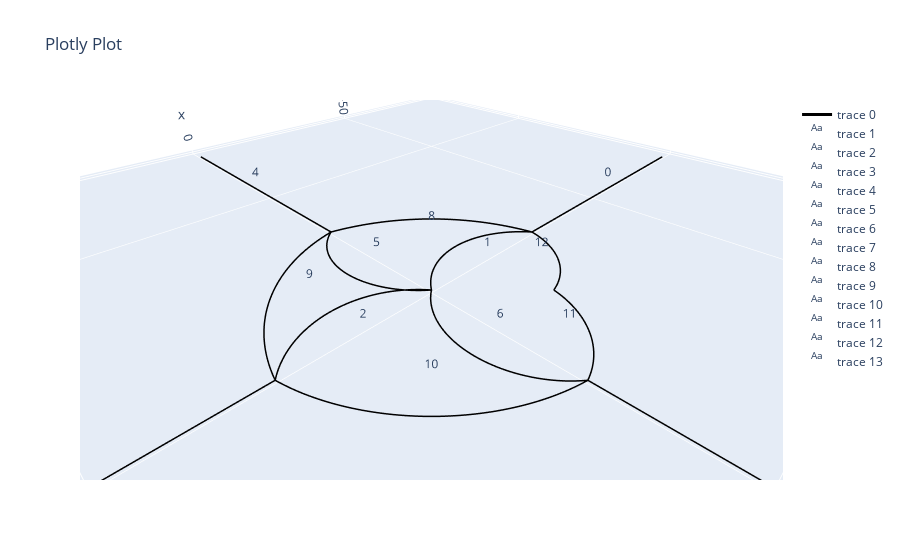

The cell this chart's notebook holds for it:
### Markdown cell above
### Step 3: Define elements as a curves

### Code cell
# Scale down the web with network.l_scalar
reference_point = [0,0,0]                         # The network will be scaler relative to this point
net.scale_vertices(reference_point, net.l_scalar) # If you don't provide a scalar, it will use network.l_scalar automatically

#  You can plot the scaled network like this
# net.net_plot(color=True, plot_type='scaled')

# Determine the Radius and Angle of the circle that define the arc of each element
R, th = net.arc_param()
# for the arc length (net.l1 * net.l_scalar) is used unless specified otherwise, for the cord length (net.l0) is used unless specified otherwise
xyz = net.arc_points(n = 100) 

net.net_plot(color=True, plot_type='arcs', elables=True)

### Figure 1 — Plotly figure (JSON) as saved in the notebook; plotly's stock layout.template omitted (floating-point values rounded to 4 significant figures; data arrays with more than 128 entries replaced by an {"elided": "..."} marker saying what was removed)
{"data": [{"line": {"color": "black", "width": 3}, "mode": "lines", "type": "scatter3d", "x": {"elided": "1313 float values"}, "y": {"elided": "1313 float values"}, "z": {"elided": "1313 int values"}}, {"mode": "text", "text": ["0"], "type": "scatter3d", "x": [-56.12], "y": [-1.414e-15], "z": [0]}, {"mode": "text", "text": ["1"], "type": "scatter3d", "x": [-13.36], "y": [-2.615e-15], "z": [0]}, {"mode": "text", "text": ["2"], "type": "scatter3d", "x": [13.36], "y": [-1.893e-15], "z": [0]}, {"mode": "text", "text": ["3"], "type": "scatter3d", "x": [56.12], "y": [-6.923e-16], "z": [0]}, {"mode": "text", "text": ["4"], "type": "scatter3d", "x": [-8.23e-16], "y": [-56.12], "z": [0]}, {"mode": "text", "text": ["5"], "type": "scatter3d", "x": [-1.273e-15], "y": [-13.36], "z": [0]}, {"mode": "text", "text": ["6"], "type": "scatter3d", "x": [4.123e-16], "y": [13.36], "z": [0]}, {"mode": "text", "text": ["7"], "type": "scatter3d", "x": [8.628e-16], "y": [56.12], "z": [0]}, {"mode": "text", "text": ["8"], "type": "scatter3d", "x": [-13.36], "y": [-13.36], "z": [0]}, {"mode": "text", "text": ["9"], "type": "scatter3d", "x": [13.36], "y": [-13.36], "z": [0]}, {"mode": "text", "text": ["10"], "type": "scatter3d", "x": [13.36], "y": [13.36], "z": [0]}, {"mode": "text", "text": ["11"], "type": "scatter3d", "x": [-6.681], "y": [20.04], "z": [0]}, {"mode": "text", "text": ["12"], "type": "scatter3d", "x": [-20.04], "y": [6.681], "z": [0]}], "layout": {"scene": {"aspectmode": "data"}, "title": {"text": "Plotly Plot"}}}
